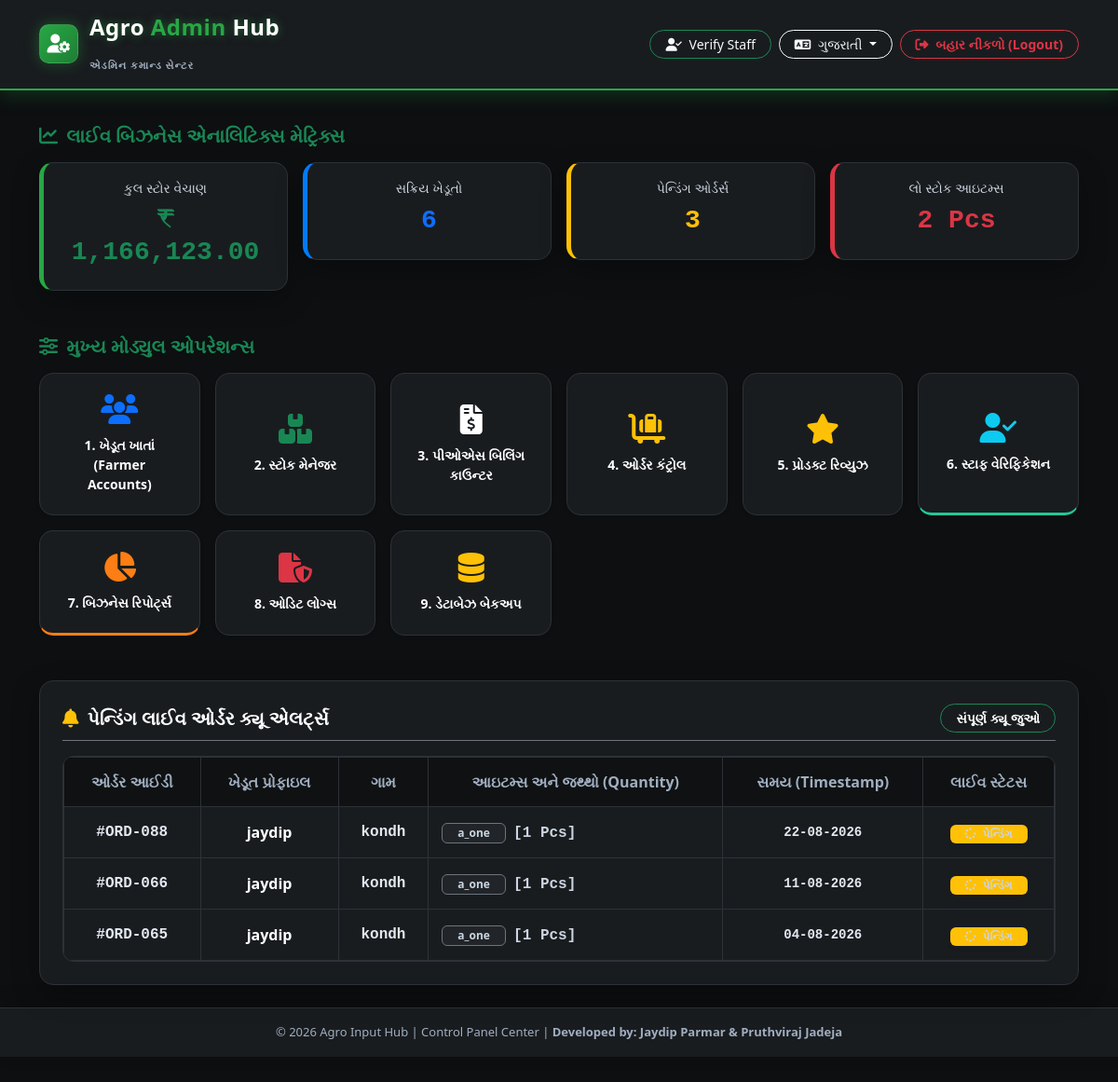
/admin_dashboard.php (signed in), run on the app's committed database.
### tables this page shows
CREATE TABLE `orders` (
  `order_id` int(11) NOT NULL AUTO_INCREMENT,
  `farmer_id` int(11) NOT NULL,
  `product_name` varchar(255) NOT NULL,
  `order_status` enum('Pending','Approved','Delivered','Cancelled') DEFAULT 'Pending',
  `order_date` timestamp NOT NULL DEFAULT current_timestamp(),
  `payment_mode` varchar(50) NOT NULL DEFAULT 'COD',
  `total_amount` decimal(10,2) NOT NULL DEFAULT 0.00,
  PRIMARY KEY (`order_id`),
  KEY `farmer_id` (`farmer_id`),
  CONSTRAINT `orders_ibfk_1` FOREIGN KEY (`farmer_id`) REFERENCES `farmers` (`farmer_id`) ON DELETE CASCADE
);

CREATE TABLE `farmers` (
  `farmer_id` int(11) NOT NULL AUTO_INCREMENT,
  `farmer_name` varchar(100) NOT NULL,
  `phone_number` varchar(15) NOT NULL,
  `password` varchar(255) NOT NULL,
  `village` varchar(50) NOT NULL,
  `land_vigha` decimal(5,2) NOT NULL,
  `total_baki` decimal(10,2) NOT NULL DEFAULT 0.00,
  `upi_id` varchar(100) DEFAULT NULL,
  `bank_account` varchar(100) DEFAULT NULL,
  `state` varchar(50) DEFAULT NULL,
  `city` varchar(50) DEFAULT NULL,
  `house_no` varchar(255) DEFAULT NULL,
  `road_name` varchar(255) DEFAULT NULL,
  `address_type` varchar(20) DEFAULT 'Home',
  `email` varchar(100) DEFAULT NULL,
  `profile_image` varchar(255) DEFAULT NULL,
  PRIMARY KEY (`farmer_id`),
  UNIQUE KEY `phone_number` (`phone_number`)
);

### lang.php (called while the page is built, shortened)
<?php
function __($key) {
    global $lang_arr;
    $lang = $_SESSION['lang'] ?? 'gu';
    return isset($lang_arr[$lang][$key]) ? $lang_arr[$lang][$key] : $key;
}
?>

### admin_dashboard.php (the view, shortened to what this page needs)
<?php
require_once '../config/db_config.php';
require_once '../includes/lang.php';
$is_admin = (isset($_SESSION['role_id']) && $_SESSION['role_id'] == 1);
$is_staff = (isset($_SESSION['role_id']) && $_SESSION['role_id'] != 1) || isset($_SESSION['staff_id']) || (isset($_SESSION['role']) && strtolower($_SESSION['role']) === 'staff');
try {
    $stmt_sales = $conn->query("SELECT SUM(total_amount) AS total FROM bills");
    $sales_data = $stmt_sales->fetch();
    $total_sales = $sales_data['total'] ?? 0;
    $stmt_farmers = $conn->query("SELECT COUNT(*) AS total FROM farmers");
    $total_farmers = $stmt_farmers->fetch()['total'] ?? 0;
    $stmt_orders_count = $conn->query("SELECT COUNT(*) AS total FROM orders WHERE order_status = 'Pending'");
    $pending_orders = $stmt_orders_count->fetch()['total'] ?? 0;
    $stmt_stock_alert = $conn->query("SELECT COUNT(*) AS total FROM products WHERE stock_qty < 10 AND status = 'Active'");
    $low_stock = $stmt_stock_alert->fetch()['total'] ?? 0;
    $stmt_recent = $conn->query("SELECT o.*, f.farmer_name, f.village, p.product_name, bi.quantity
                                 FROM orders o
                                 JOIN farmers f ON o.farmer_id = f.farmer_id
                                 LEFT JOIN bill_items bi ON o.order_id = bi.bill_id OR o.farmer_id = (SELECT farmer_id FROM bills WHERE bill_id = bi.bill_id LIMIT 1)
                                 LEFT JOIN products p ON bi.product_id = p.product_id
                                 WHERE o.order_status = 'Pending'
                                 GROUP BY o.order_id
                                 ORDER BY o.order_id DESC LIMIT 5");
    $recent_orders = $stmt_recent->fetchAll();
} catch (Exception $e) {
    die("ડેટાબેઝ એરર: " . $e->getMessage());
}
?>
<!DOCTYPE html>
<html lang="<?php echo $_SESSION['lang'] ?? 'en'; ?>">
<head>
    <link href="https://cdn.jsdelivr.net/npm/bootstrap@5.3.0/dist/css/bootstrap.min.css" rel="stylesheet">
    <link rel="stylesheet" href="https://cdnjs.cloudflare.com/ajax/libs/font-awesome/6.4.0/css/all.min.css">
    <link rel="stylesheet" href="https://cdnjs.cloudflare.com/ajax/libs/animate.css/4.1.1/animate.min.css"/>
    <link rel="stylesheet" href="css/style.css">
</head>
<body>
    <nav class="navbar navbar-expand-lg navbar-dark custom-nav py-3 mb-4 shadow-sm fixed-top" style="background-color: #191c1f; border-bottom: 1px solid #2d3238;">
        <div class="container d-flex justify-content-between align-items-center">
            <a href="admin_dashboard.php" class="premium-logo-container">
                <div class="premium-logo-icon-wrapper">
                    <i class="fa-solid <?php echo $is_staff ? 'fa-user-tie' : 'fa-user-gear'; ?>"></i>
                </div>
                <div class="premium-logo-text-wrapper">
                    <div class="logo-main-text">Agro <span><?php echo $is_staff ? 'Staff' : 'Admin'; ?></span> Hub</div>
                    <div class="logo-sub-text"><?php echo __('welcome'); ?></div>
                </div>
            </a>
            <div class="d-flex align-items-center gap-2">
                <?php if ($is_admin): ?>
                    <a href="verify_staff.php" class="btn btn-sm btn-outline-success text-light rounded-pill px-3">
                        <i class="fa-solid fa-user-check me-1"></i> Verify Staff
                    </a>
                <?php endif; ?>
                <div class="dropdown">
                    <button class="btn btn-sm btn-outline-light dropdown-toggle rounded-pill px-3" type="button" data-bs-toggle="dropdown">
                        <i class="fa-solid fa-language me-1"></i>
                        <?php
                            if($_SESSION['lang'] == 'gu') echo 'ગુજરાતી';
                            elseif($_SESSION['lang'] == 'hi') echo 'हिन्दी';
                            else echo 'English';
                        ?>
                    </button>
                </div>
                <a href="logout.php" class="btn btn-sm btn-outline-danger rounded-pill px-3 fw-bold">
                    <i class="fa-solid fa-right-from-bracket me-1"></i> <?php echo __('logout'); ?>
                </a>
            </div>
        </div>
    </nav>
    <div class="container my-4 animate__animated animate__fadeIn">
        <h5 class="text-success fw-bold mb-3"><i class="fa-solid fa-chart-line me-1"></i> <?php echo __('metrics'); ?></h5>
        <div class="row g-3 mb-5 text-center">
            <div class="col-6 col-md-3">
                <div class="card card-custom stat-card border-sales p-3">
                    <span class="small fw-bold text-muted text-uppercase"><?php echo __('total_sales'); ?></span>
                    <h3 class="fw-bold text-success mt-2 font-monospace">₹ <?php echo number_format($total_sales, 2); ?></h3>
                </div>
            </div>
            <div class="col-6 col-md-3">
                <div class="card card-custom stat-card border-farmers p-3">
                    <span class="small fw-bold text-muted text-uppercase"><?php echo __('active_farmers'); ?></span>
                    <h3 class="fw-bold text-primary mt-2 font-monospace"><?php echo $total_farmers; ?></h3>
                </div>
            </div>
            <div class="col-6 col-md-3">
                <div class="card card-custom stat-card border-orders p-3">
                    <span class="small fw-bold text-muted text-uppercase"><?php echo __('pending_orders'); ?></span>
                    <h3 class="fw-bold text-warning mt-2 font-monospace"><?php echo $pending_orders; ?></h3>
                </div>
            </div>
            <div class="col-6 col-md-3">
                <div class="card card-custom stat-card border-stock p-3">
                    <span class="small fw-bold text-muted text-uppercase"><?php echo __('low_stock'); ?></span>
                    <h3 class="fw-bold text-danger mt-2 font-monospace"><?php echo $low_stock; ?> Pcs</h3>
                </div>
            </div>
        </div>
        <h5 class="text-success fw-bold mb-3"><i class="fa-solid fa-sliders text-success me-1"></i> <?php echo __('core_modules'); ?></h5>
        <div class="row g-3 mb-5 text-center">
            <div class="col-6 col-sm-4 col-md-3 col-lg-2">
                <a href="customers.php" class="menu-btn shadow-sm"><i class="fa-solid fa-users menu-icon text-primary"></i><span class="small">1. <?php echo __('farmers'); ?></span></a>
            </div>
            <div class="col-6 col-sm-4 col-md-3 col-lg-2">
                <a href="inventory.php" class="menu-btn shadow-sm"><i class="fa-solid fa-boxes-stacked menu-icon text-success"></i><span class="small">2. <?php echo __('products'); ?></span></a>
            </div>
            <div class="col-6 col-sm-4 col-md-3 col-lg-2">
                <a href="billing.php" class="menu-btn shadow-sm"><i class="fa-solid fa-file-invoice-dollar menu-icon text-white"></i><span class="small">3. <?php echo __('billing'); ?></span></a>
            </div>
            <div class="col-6 col-sm-4 col-md-3 col-lg-2">
                <a href="orders_manage.php" class="menu-btn shadow-sm"><i class="fa-solid fa-cart-flatbed-suitcase menu-icon text-warning"></i><span class="small">4. <?php echo __('orders'); ?></span></a>
            </div>
            <div class="col-6 col-sm-4 col-md-3 col-lg-2">
                <a href="product_reviews.php" class="menu-btn shadow-sm"><i class="fa-solid fa-star menu-icon text-warning"></i><span class="small">5. <?php echo __('reviews'); ?></span></a>
            </div>
            <?php if ($is_admin): ?>
                <div class="col-6 col-sm-4 col-md-3 col-lg-2">
                    <a href="verify_staff.php" class="menu-btn shadow-sm" style="border-bottom: 3px solid #20c997;"><i class="fa-solid fa-user-check menu-icon text-info"></i><span class="small">6. <?php echo __('verify_staff'); ?></span></a>
                </div>
                <div class="col-6 col-sm-4 col-md-3 col-lg-2">
                    <a href="reports.php" class="menu-btn shadow-sm" style="border-bottom: 3px solid #fd7e14;"><i class="fa-solid fa-chart-pie menu-icon" style="color: #fd7e14;"></i><span class="small">7. <?php echo __('reports'); ?></span></a>
                </div>
                <div class="col-6 col-sm-4 col-md-3 col-lg-2">
                    <a href="audit_logs.php" class="menu-btn shadow-sm"><i class="fa-solid fa-file-shield menu-icon text-danger"></i><span class="small">8. <?php echo __('audit_logs'); ?></span></a>
                </div>
                <div class="col-6 col-sm-4 col-md-3 col-lg-2">
                    <a href="db_backup.php" class="menu-btn shadow-sm"><i class="fa-solid fa-database menu-icon text-warning"></i><span class="small">9. <?php echo __('db_backup'); ?></span></a>
                </div>
            <?php endif; ?>
        </div>
        <div class="card p-4 card-custom shadow-sm mb-4">
            <div class="d-flex justify-content-between align-items-center mb-3 border-bottom border-secondary pb-2">
                <h5 class="fw-bold mb-0 text-white"><i class="fa-solid fa-bell text-warning animate__animated animate__pulse animate__infinite d-inline-block me-1"></i> <?php echo __('pending_queue'); ?></h5>
                <a href="orders_manage.php" class="btn btn-sm btn-outline-success rounded-pill px-3 fw-bold text-white"><?php echo __('view_queue'); ?></a>
            </div>
            <div class="table-responsive">
                <table class="table table-dark table-hover table-bordered align-middle text-center table-custom-fix mb-0">
                    <thead>
                        <tr>
                            <th><?php echo __('order_id'); ?></th>
                            <th><?php echo __('farmer_profile'); ?></th>
                            <th><?php echo __('village'); ?></th>
                            <th><?php echo __('allocation'); ?></th>
                            <th><?php echo __('timestamp'); ?></th>
                            <th><?php echo __('live_status'); ?></th>
                        </tr>
                    </thead>
                    <tbody>
                        <?php if(empty($recent_orders)): ?>
                            <tr><td colspan="6" class="text-muted p-4"><?php echo __('no_orders'); ?></td></tr>
                        <?php else: foreach($recent_orders as $ro): ?>
                            <tr>
                                <td class="fw-bold font-monospace text-success">#ORD-0<?php echo $ro['order_id']; ?></td>
                                <td class="fw-bold text-white"><?php echo htmlspecialchars($ro['farmer_name']); ?></td>
                                <td class="font-monospace text-muted"><?php echo htmlspecialchars($ro['village']); ?></td>
                                <td class="text-start">
                                    <span class="badge bg-dark border border-secondary px-3 py-1.5 fw-bold text-white"><?php echo htmlspecialchars($ro['product_name'] ?? 'Agri Material Package'); ?></span>
                                    <span class="text-danger fw-bold font-monospace ms-1">[<?php echo $ro['quantity'] ?? '1'; ?> Pcs]</span>
                                </td>
                                <td class="small text-muted font-monospace"><?php echo date('d-m-Y', strtotime($ro['order_date'])); ?></td>
                                <td><span class="badge bg-warning text-dark fw-bold px-3 py-1.5 shadow-sm"><i class="fa-solid fa-spinner fa-spin me-1"></i> <?php echo __('pending'); ?></span></td>
                            </tr>
                        <?php endforeach; endif; ?>
                    </tbody>
                </table>
            </div>
        </div>
    </div>
    <footer class="text-center py-3 fixed-bottom-footer" style="background-color: #191c1f; border-top: 1px solid #2d3238; color: #a0aec0; font-size: 13px;">
        &copy; 2026 Agro Input Hub | Control Panel Center | <b>Developed by: Jaydip Parmar & Pruthviraj Jadeja</b>
    </footer>
</body>
</html>

### data on the page
orders: order_id "88", farmer.farmer_name "jaydip", farmer.village "kondh", product_name "a_one", quantity "1", order_date "22-08-2026"
orders: order_id "66", farmer.farmer_name "jaydip", farmer.village "kondh", product_name "a_one", quantity "1", order_date "11-08-2026"
orders: order_id "65", farmer.farmer_name "jaydip", farmer.village "kondh", product_name "a_one", quantity "1", order_date "04-08-2026"

### other printed values
__('welcome') "એડમિન કમાન્ડ સેન્ટર"
__('logout') "બહાર નીકળો (Logout)"
__('metrics') "લાઈવ બિઝનેસ એનાલિટિક્સ મેટ્રિક્સ"
__('total_sales') "કુલ સ્ટોર વેચાણ"
$total_sales "1,166,123.00"
__('active_farmers') "સક્રિય ખેડૂતો"
$total_farmers "6"
__('pending_orders') "પેન્ડિંગ ઓર્ડર્સ"
$pending_orders "3"
__('low_stock') "લો સ્ટોક આઇટમ્સ"
$low_stock "2"
__('core_modules') "મુખ્ય મોડ્યુલ ઓપરેશન્સ"
__('farmers') "ખેડૂત ખાતાં (Farmer Accounts)"
__('products') "સ્ટોક મેનેજર"
__('billing') "પીઓએસ બિલિંગ કાઉન્ટર"
